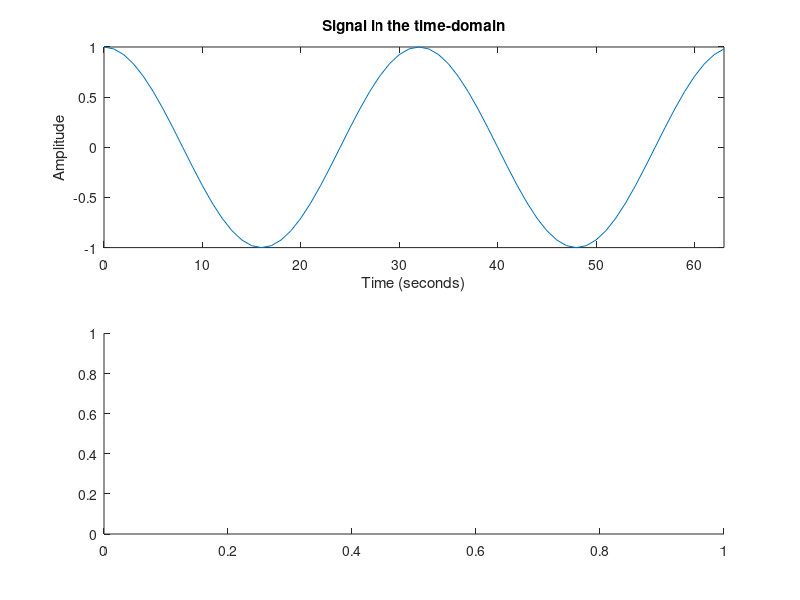

MATLAB code to generate this figure: (Note: this script raises an error after producing the figure.)
% Select a task from 1 to 13
whichTask = 1;

switch (whichTask)
 case 1
  % Task 1: Make a cosine of length 64, and period 32. Plot it in a subplot. 
  % Take its fourier transform. What is the magnitude spectrum?

  clear; % Remove all workspace variables
  
  L = 64;
  t = 0:L-1;
  Ts = t(2)-t(1); % sampling period
  fs = 1/Ts; % Sampling frequency
  
  T = 32;
  
  y = cos(2*pi/T*t);

  fy = fft(y);
  
  figure(1); 
  clf;
  subplot(2,1,1);
  plot(t,y);
  xlim([0 63]);
  xlabel('Time (seconds)');
  ylabel('Amplitude');
  title('Signal in the time-domain');
  
  subplot(2,1,2);
  stem(FftShiftedFreqs(numel(fy),fs), fftshift(abs(fy)));    
  xlabel('Frequency (Hz)');
  ylabel('Magnitude');
  title('Signal in the frequency-domain');
  
 case 2
  % Task 2: Make 5 subplots.
  % In the first 4, Plot cosines of period 32, 8, 2, 1. What happens at period 1?
  %
  % In the last, plot a cosine of period 32/33. Compare it to the the
  % second subplot. What do you notice? Why is it happening?
  %
  % (Note: you may need to stretch the figure out to see all the
  % subplots properly. Run the task again after you've stretched the
  % figure.)

  clear; % Remove all workspace variables
  
  L = 64;
  t = 0:L-1;
  
  T = [32 8 2 1 32/33];
  
  figure(2);
  clf;
  subplot(numel(T),1,1);
  for i = 1:numel(T)
    subplot(numel(T),1,i);
    y = cos(2*pi/T(i)*t);
    stem(y);
    xlabel('Time (seconds)');
    ylabel('Amplitude');
    xlim([1 64]);
    title(['A cosine signal of period ' num2str(T(i)) ],'FontSize',14);  
  end
  
 case 3
  % Task 3: Plot a cosine of length 64, with period 32, with 1 added
  % to it. Plot the magnitude spectrum. What's going on at frequency
  % 0? Why?

  clear; % Remove all workspace variables
  
  L = 64;
  t = 0:L-1;
  Ts = t(2)-t(1); % Sampling period
  fs = 1/Ts;      % Sampling frequency

  T = 32;
  f = 1/T;
  y = cos(2*pi*f*t)+1;
  fy = fft(y);
  freqs = FftShiftedFreqs(numel(fy), fs);
    
  figure(3); 
  clf;
  subplot(2,1,1);
  plot(t,y);
  xlabel('Time (seconds)');
  ylabel('Amplitude');
  title('Signal in the time-domain');

  subplot(2,1,2);
  stem(freqs, fftshift(abs(fy)));  
  xlabel('Frequency (Hz)');
  ylabel('Magnitude');
  title('Signal in the frequency domain');
  
 case 4
  % Task 4: Extend the length_ of the cosine by half a period.
  % Plot the magnitude spectrum. Why does it look so strange?
  % Extend it by another half period. Now what happens? Why?

  clear; % Remove all workspace variables
  
  T = 32;
  L = 64+T/2;
  t = 0:L-1;
  
  Ts = t(2)-t(1); % Sampling period
  fs = 1/Ts;      % Sampling frequency
  
  y = cos(2*pi/T*t);
  fy = fft(y);
  freqs = FftShiftedFreqs(numel(fy), fs);
  
  figure(4); 
  clf;
  subplot(2,1,1);
  plot(t,y);
  xlabel('Time (seconds)');
  ylabel('Amplitude');
  title('Signal in the time domain');
  
  subplot(2,1,2);
  stem(freqs, fftshift(abs(fy)));  
  xlabel('Frequency (Hz)');
  ylabel('Magnitude');
  title('Signal in the frequency domain');

 case 5
  % Task 5: Create a cosine signal of length 64 with period 32, and plot the magnitude of the 128 point FFT.
  % Now pad the original signal with 64 zeros and take the fft. Compare the magnitude spectra.

  clear; % Remove all workspace variables
  
  T = 32;
  L = 64;
  t = 0:L-1;
  
  Ts = t(2)-t(1); % Sampling period
  fs = 1/Ts;      % Sampling frequency
  
  y = cos(2*pi/T*t);
  fy = fft(y,128);
  
  yz= [y zeros(1,L)];
  fyz= fft(yz);
  
  freqs = FftShiftedFreqs(numel(fy), fs);
  
  figure(5); clf;
  
  subplot(2,1,1);
  stem(freqs,fftshift(abs(fy)));
  xlabel('Time (seconds)');
  ylabel('Amplitude');
  title('Magnitude spectrum of the 128-point DFT of the signal.');
  
  subplot(2,1,2);
  stem(freqs,fftshift(abs(fyz)));  
  xlabel('Frequency (Hz)');
  ylabel('Magnitude');
  title('Magnitude spectrum of the zero-padded signal.');
  
 case 6
  % Task 6: Use randn to generate 1000 samples from a normal distribution with unit variance.
  % Plot the spectrum.

  clear; % Remove all workspace variables  
  
  L = 1000;
  t = (0:L-1);
  y = randn(1, L);

  figure(6);
  clf;
  subplot(2,1,1);
  plot(t,y);
  xlabel('Time (seconds)');
  ylabel('Amplitude');

  subplot(2,1,2);
  fy = fft(y);
  plot(FftShiftedFreqs(numel(fy),1), fftshift(abs(fy)));
  xlabel('Frequency (Hz)');
  ylabel('Magnitude');

 case 7
  % Task 7: Use RANDN to generate 100 trials of 1000 samples from a
  % normal distribution with unit variance.  In one subplot, plot the
  % 100 samples, and overlay their mean.  Take the fft of each sample,
  % and in a second subplot, plot (a) the magnitude of the mean of the
  % fft's, (b) the mean of the magnitude of the fft's.
  %
  % What is the shape of the spectrum? Why do you think it's called
  % 'white' noise?  Why is the magnitude of the spectrum of the mean
  % lower than the mean of the magnitude-spectrum?

  clear; % Remove all workspace variables
  
  L = 1000;
  t = (0:L-1);
  
  Ts = t(2)-t(1); % Sample period
  fs = 1/Ts;      % sample rate
  
  numSamples = 100;
  y = randn(L,numSamples); % The columns contain the trials
  
  figure(7);
  clf;
  subplot(2,1,1);
  h = plot(t,y,'b'); % Plots each column
  hold on;
  hm = plot(t,mean(y,2),'r'); % Take the average across the columns i.e. trials
  xlabel('Time (seconds)');
  ylabel('Amplitude');
  legend([h(1) hm], 'Individual Trials','Mean');
  title('100 trials of 1000 samples from the standard normal distribution, and their mean.');
  
  subplot(2,1,2);
  fy = fftshift(fft(y)); % Fft, fftshift work on each column
  freqs = FftShiftedFreqs(L, fs);
  plot(freqs, mean(abs(fy),2)); 
  hold on;
  plot(freqs, abs(mean(fy,2)),'r');
  xlabel('Frequency (Hz)');
  ylabel('Magnitude');
  legend('Mean of the Magnitudes','Magnitude of the Mean');
  title('Magnitude of the mean vs. the mean of the magnitudes of the DFTs for each trial.');
 
 case 8
  % Task 8: Use FREQZ to examine the transfer function of freqz.
  % What type of filter is it? And why are there notches?

  clear; % Remove all workspace variables
  
  nma = 50; 
  a = 1;
  b = ones(1,nma)/nma;
  fs = 1;  
  
  figure(8);
  clf;
  freqz(b,a,1000,fs); % With no output arguments, freqz plots the transfer function
  
 case 9
  % Task 9: Use FILTER to filter several instances of noise with the
  % moving average, and compute the average of the normalized
  % magnitude spectrum in dB.  How does it compare to the freqz
  % results? 
  % 
  % (This shows how you can use white noise stimuli to estimate the
  % magnitude spectrum of the transfer function of an unknown LTI
  % system.)

  clear; % Remove all workspace variables
  
  L = 1000;
  t = (0:L-1);
  Ts = t(2) - t(1);
  fs = 1/Ts;
  
  numTrials = 5000;
  x = randn(L,numTrials); % The data for each trial is in the columns
  
  nma = 50; % Number of points in the moving average;
  b = ones(1,nma)/nma;
  a = 1;
  y = filter(b,a,x); % Filter operates on each column
  fy = fft(y); % fft operates on each column;
  fyMag = abs(fy);
  fyMeanMag = fftshift(mean(fyMag, 2)); % average across the trials.
  
  fyMeanMag = fyMeanMag/max(fyMeanMag); % Normalize by the maximum, because freqz does.
  
  freqs = FftShiftedFreqs(numel(fyMeanMag), fs);

  % Plot the non-negative frequencies, in dB.
  figure(9);
  clf; 
  hold on;
  plot(freqs(freqs>=0), 20*log10(fyMeanMag(freqs>=0)),'LineWidth',3);

  [H,freqs] = freqz(b,a,1000,fs); % Returns the transfer function at 1000 frequencies between 0 and fs/2

  % Overlay the magnitude spectrum (in dB) of the transfer function    
  hold on;
  plot(freqs,20*log10(abs(H)),'r');

  legend('Estimate','True');
  
  xlabel('Frequency (Hz)');
  ylabel('Magnitude (dB)');
  title('White-noise estimate and true value of the mangitude spectrum for the 50 point moving average.');
  ylim([-50 0]);
  
case 10
  % Task 10: Create a signal of length 128, made of the sum of two
  % cosines, one of period 8, and the other of period 9. Plot the
  % signal. Then use 'hamming' to window the signal and plot the
  % windowed version. Compute the FFT of the windowed signal and plot
  % its magnitude spectrum. How many bumps do you seen in the
  % spectrum? Now change the window to the rectangular window using
  % RECTWIN. How many do you see now? Now go back to the hamming
  % window, but increase the length of the signal to 256. How many
  % bumps do you see now? How close can the two signals be for their
  % spectra to merge at this new length?
  
  clear; % Remove all workspace variables
  
  L = 128; 
  T1 = 9; 
  T2 = 8;
  t = (0:L-1);
  y = cos(2*pi/T1*t) +cos(2*pi/T2*t);
  
  figure(10); clf;
  
  subplot(3,1,1);
  plot(t,y);
  xlim([1 L]);
  xlabel('Time (seconds)');
  ylabel('Amplitude');
  title('Time-domain signal');
  
  subplot(3,1,2);
  w = hamming(L)'; % Try other windows by changing 'hamming' to e.g. rectwin, hanning, gausswin,...
  yw = y.*w; % Window the signal by multiplying it point-wise with the window.
  plot(t,yw);
  xlim([1 L]);
  xlabel('Time (seconds)');
  ylabel('Amplitude');
  title('Windowed time-domain signal');
  
  subplot(3,1,3);
  fyw=fft(yw);
  freqs = FftShiftedFreqs(numel(fyw),1);
  plot(freqs,fftshift(abs(fyw)));
  xlabel('Frequency (Hz)');
  ylabel('Magnitude');
  title('Magnitude spectrum of frequency-domain signal');
 
 case 11
  % Task 11: Load the Humpback whale signal. Play the sound. Plot the
  % spectrogram of the power in decibels. At what frequency,
  % approximately, is the 'mother' signal? How do you have to change
  % the window size to reduce the 'blur' in the mother's signal? 
  % 
  % In a subplot, plot the power at 1000 Hz for time bins between 2
  % and 6 seconds, to see the transition to the clicks. Can you resolve
  % them? How do you have to change to the window size to be able to
  % see the individual clicks? What is their average frequency? What
  % happens to the frequency resolution in the spectrogram when you
  % use the window size that resolves the clicks?

  clear; % Remove all workspace variables
  
  [y, fs] = auread('humpbackWhaleCleanShortDs.au');

  % sound(y,fs); % uncomment this line to play the sound
  
  nwnd = 512;    % sliding window size, in samples
  nov  = nwnd/2; % sliding window overlap, in samples
  nfft = 1024;   % length of the fft to use.

  [S,F,T,P] = spectrogram(y,nwnd,nov,nfft,fs);
  PdB = 10*log10(P);
  
  figure(11); clf;
  subplot(4,1,1:3); 
  imagesc([T(1) T(end)],[F(1) F(end)], PdB); axis xy;
  xlabel('Time (seconds)');
  ylabel('Frequency (Hz)');
  title('Spectrogram of the power (in decibels) of the whalesong recording.','FontSize',14);
  
  subplot(4,1,4);
  indFreq = find(F>=1000,1); % Find the data for ~1000 Hz.
  indTime = find(T>=2 & T<=6); % and time in [8-10];
  plot(T(indTime),PdB(indFreq,indTime));
  axis tight;
  xlabel('Time (seconds)');
  ylabel('Power (dB)');
  title('Time course of signal power at ~1000 kHz','FontSize',14);

 case 12
  % Task 12: Use BUTTER to get a 4'th order highpass filter to remove the
  % mother's signal. Plot the spectrogram as in task 11. Play the sound. 
  % Is it's amplitude reduced?

  [y, fs] = auread('humpbackWhaleCleanShortDs.au');

  % The 'mother' signal is at about 250 Hz, so we need to cutoff everything below ~300 Hz.
  fc = 500;
  
  wc = fc/(fs/2); % The normalized frequency
  [b,a] = butter(4, wc, 'high');
  yf = filter(b,a,y);

  % sound(y,fs); % uncomment this line to play the sound  
  
  nwnd = 512;    % sliding window size, in samples
  nov  = nwnd/2; % sliding window overlap, in samples
  nfft = 1024;   % length of the fft to use.

  [S,F,T,P] = spectrogram(yf,nwnd,nov,nfft,fs);
  PdB = 10*log10(P);
  
  figure(12); clf;
  subplot(4,1,1:3); 
  imagesc([T(1) T(end)],[F(1) F(end)], PdB); axis xy;
  xlabel('Time (seconds)');
  ylabel('Frequency (Hz)');
  title('Spectrogram of the power (in decibels) of the filtered whalesong recording.','FontSize',14);
  
  subplot(4,1,4);
  indFreq = find(F>=1000,1); % Find the data for ~1000 Hz.
  indTime = find(T>=2 & T<=6); % and time in [8-10];
  plot(T(indTime),PdB(indFreq,indTime));
  axis tight;
  xlabel('Time (seconds)');
  ylabel('Power (dB)');
  title('Time course of signal power at ~1000 kHz','FontSize',14);

 case 13
  % Task 13: Use the FDATOOL to interactively design a higher order
  % butterworth filter and apply it to the signal. Plot the results as
  % before. Play the sound. Is it improved?
  %
  % When you've designed your filter in FDATOOL, choose 'Export' from
  % the file menu.  Select 'MAT-file' from the 'Export To' pull-down
  % menu, and 'Objects' from the 'Export As' pull-down, and then click
  % 'Export'. It will ask you for a file name to save into, so choose
  % 'hbwFilter.mat'.

  clear; % Remove all workspace variables
  
  [y, fs] = auread('humpbackWhaleCleanShortDs.au');

  load hbwFilter; % Loads the filter Hd.
  
  yf = filter(Hd,y);

  % sound(y,fs); % uncomment this line to play the sound  
  
  nwnd = 512;    % sliding window size, in samples
  nov  = nwnd/2; % sliding window overlap, in samples
  nfft = 1024;   % length of the fft to use.

  [S,F,T,P] = spectrogram(yf,nwnd,nov,nfft,fs);
  PdB = 10*log10(P);
  
  figure(13); clf;
  subplot(4,1,1:3); 
  imagesc([T(1) T(end)],[F(1) F(end)], PdB); axis xy;
  xlabel('Time (seconds)');
  ylabel('Frequency (Hz)');
  title('Spectrogram of the power (in decibels) of the filtered whalesong recording.','FontSize',14);
  
  subplot(4,1,4);
  indFreq = find(F>=1000,1); % Find the data for ~1000 Hz.
  indTime = find(T>=2 & T<=6); % and time in [8-10];
  plot(T(indTime),PdB(indFreq,indTime));
  axis tight;
  xlabel('Time (seconds)');
  ylabel('Power (dB)');
  title('Time course of signal power at ~1000 kHz','FontSize',14);
  
 otherwise
  disp('Please select a task between 1 and 13.');
end





